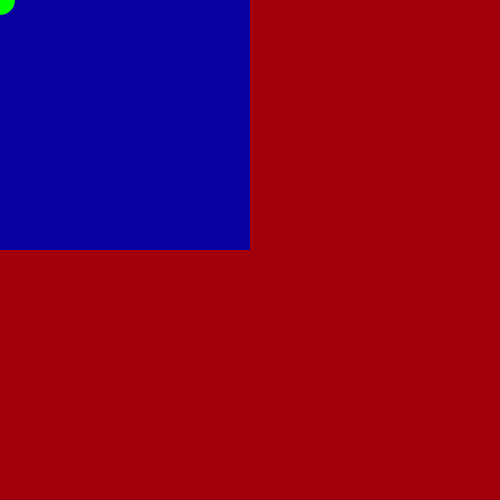
Frame 1 (no input)
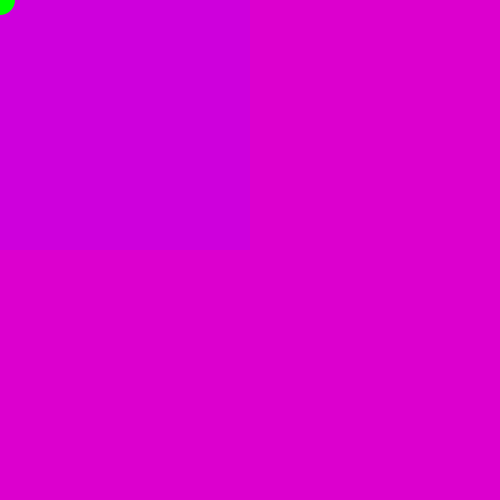
Frame 60 (the mouse pressed at the canvas centre just before this capture)
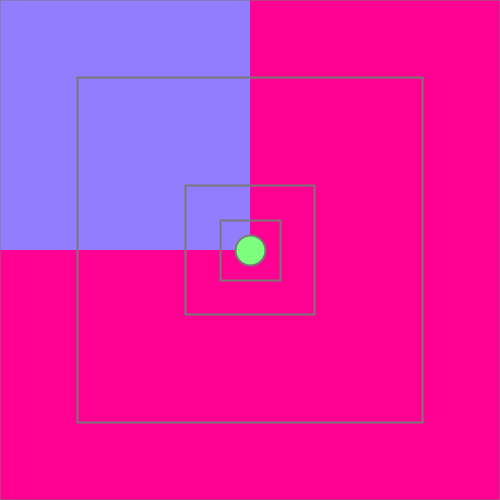
Frame 120 (the mouse held since frame 60 and released just before this capture)

The Processing sketch that drew these frames (run headless with seeded random() and noise(); from frame 60 on, the mouse is pressed at the canvas centre):

// Processing sketch: processing_41264
// ── processing_41264.pde


float r = 160;
float g = 0;
float b = 10;
int rectSize = 0;
float seed = 20;
float var = 0;
float thick = 1;
boolean pres = false;

void setup() {
  size (500,500);
  noCursor();
  smooth();
    rectMode(CORNER);
}

void draw() {




  noStroke();




  if (mouseX > width/2 && mouseY < height/2) {
    //destra in alto dello schermo
    r=r-1;
    b=b+1;
    background(r,0,b);
    fill(r,0,mouseY/2);
    rect(width/2, 0,width/2,height/2);
  } 
  else if (mouseX > width/2 && mouseY > height/2) {
    //destra basso
    r=r-1;
    b=b+1;
    background(r,0,b);
    fill(r,mouseX/2,mouseY/2);
    rect(width/2, height/2,width/2,height/2);
  }
  else if (mouseX < width/2 && mouseY > height/2) {
    //sinistra basso
    r=r+1;
    b=b-1;
    background(r,0,b);
    fill(b,mouseY/2+mouseX/2,r);
    rect(0,height/2,width/2,height/2);
  } 
  else {
    //sinistra alto
    r=r+1;
    b=b-1;

    background(r,0,b);
    fill(b,mouseY/2,r);
    rect(0,0,width/2,height/2);
  }
  
  g=g+1;
  // effetto speciale 

  if (pres) {

    rectSize ++;
    noFill();
    //stroke( constrain(mouseY/2,0,255),seed,constrain(mouseX/2,0,255));
    stroke(g, g , g);
    strokeWeight(thick);
    rect(width/2-rectSize/2,height/2-rectSize/2,rectSize,rectSize);
    rect(width/2-rectSize/2+seed/2,height/2-rectSize/2+seed/2,rectSize-seed,rectSize-seed);

    rect(width/2-rectSize/2+(seed/var)/2,height/2-rectSize/2+(seed/var)/2,rectSize-seed/var,rectSize-seed/var);
    rect(width/2-rectSize/2+(seed/var/1.1)/2,height/2-rectSize/2+(seed/var/1.1)/2,rectSize-seed/var/1.1,rectSize-seed/var/1.1);
    rect(width/2-rectSize/2+(seed/var/1.3)/2,height/2-rectSize/2+(seed/var/1.3)/2,rectSize-seed/var/1.3,rectSize-seed/var/1.3);
    rect(width/2-rectSize/2+(seed/var/1.8)/2,height/2-rectSize/2+(seed/var/1.8)/2,rectSize-seed/var/1.8,rectSize-seed/var/1.8);
    rect(width/2-rectSize/2+(seed/var*1.3)/2,height/2-rectSize/2+(seed/var*1.3)/2,rectSize-seed/var*1.3,rectSize-seed/var*1.3);
    rect(width/2-rectSize/2+(seed/var*1.8)/2,height/2-rectSize/2+(seed/var*1.8)/2,rectSize-seed/var*1.8,rectSize-seed/var*1.8);
  }


  //vincola il valore massimo e minimo di r e di b
  //constrain(r,0,200);
  //constrain(b,0,255);
  if (r > 255) {
    r=255;
  } 
  else if (r<0) {
    r=0;
  }

  if (b > 255) {
    b=0;
  } 
  else if (b<0) {
    b=255;
  }
  if (g > 255) {
    g=0;
  } 
  else if (g<0) {
    g=0;
  }

//spessore linea effetto speciale
  if (mouseY > width /2) {
    thick= thick + 0.12 ;
  }
  else {
    thick= thick - 0.12 ;
  }
    if (thick > 18) {
    thick=18;
  } 
  else if (thick<2) {
    thick=2;
  }
  //puntatore mouse
  
  fill(mouseX/2,255,mouseY/2);
  ellipse(mouseX,mouseY,30,30);
}


void mousePressed() {
  pres = !pres;
  rectSize=0;
  seed = random (0,100) + constrain(mouseX/2,10,350);
  var = random (0,1);
  println(seed);
}  
